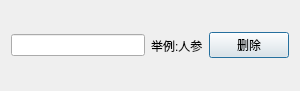
<?xml version="1.0" encoding="UTF-8"?>
<ui version="4.0">
 <class>Del_medicine_entry</class>
 <widget class="QDialog" name="Del_medicine_entry">
  <property name="geometry">
   <rect>
    <x>0</x>
    <y>0</y>
    <width>300</width>
    <height>91</height>
   </rect>
  </property>
  <property name="windowTitle">
   <string>Dialog</string>
  </property>
  <layout class="QHBoxLayout" name="horizontalLayout_2">
   <item>
    <layout class="QHBoxLayout" name="horizontalLayout">
     <item>
      <widget class="QLineEdit" name="name"/>
     </item>
     <item>
      <widget class="QLabel" name="label">
       <property name="text">
        <string>举例:人参</string>
       </property>
      </widget>
     </item>
     <item>
      <widget class="QPushButton" name="submit">
       <property name="text">
        <string>删除</string>
       </property>
      </widget>
     </item>
    </layout>
   </item>
  </layout>
 </widget>
 <resources/>
 <connections/>
</ui>
